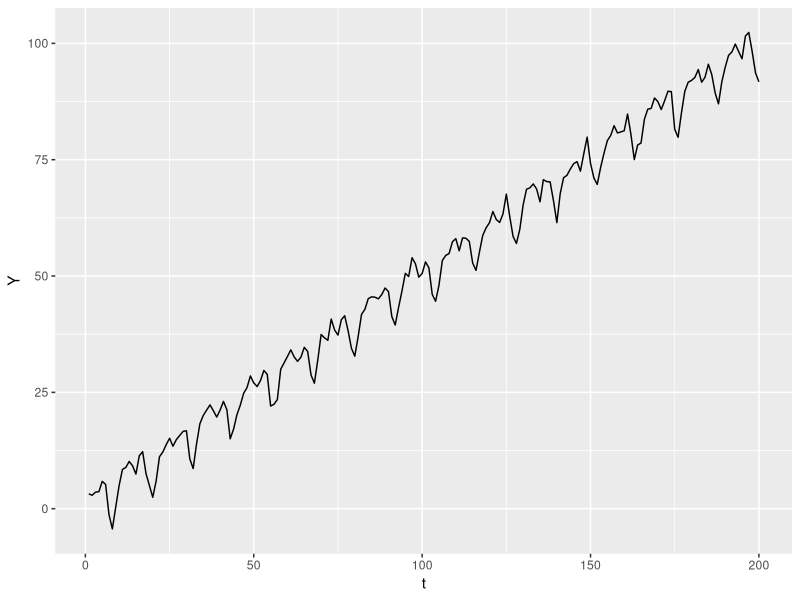
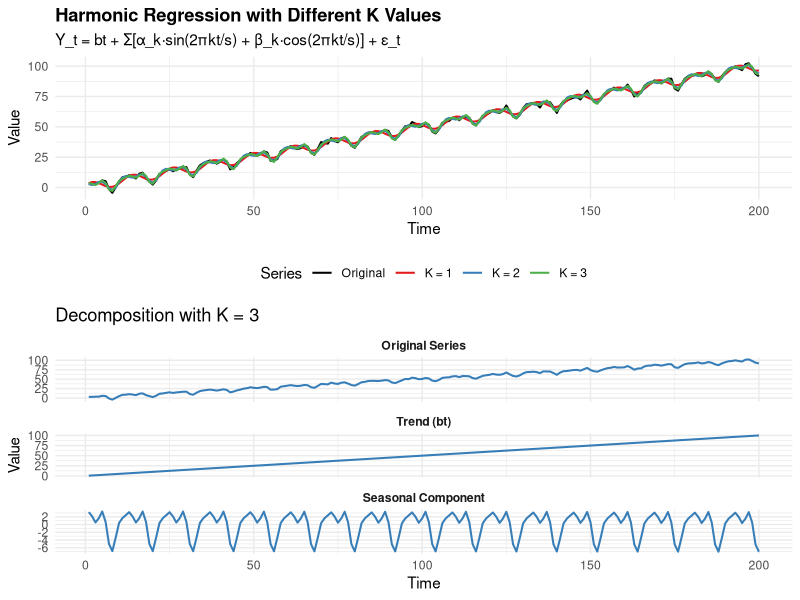
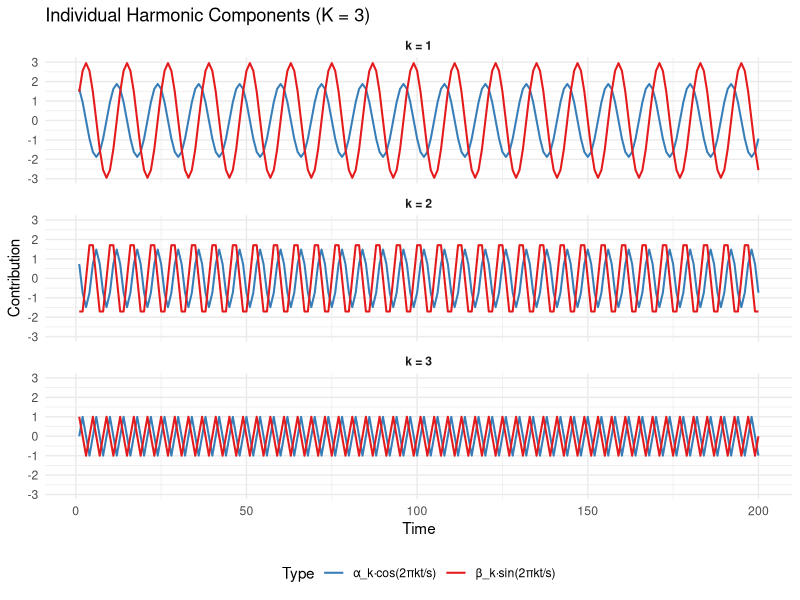

Here is the R script that generated these plots, in order:
# Harmonic Regression: Modeling Seasonality with Sin and Cos Functions
# ========================================================================

# Load required libraries
library(ggplot2)
library(gridExtra)

# Set seed for reproducibility
set.seed(123)

# Parameters
n <- 200              # Number of time points
s <- 12               # Period (e.g., 12 months for yearly seasonality)
b <- 0.5              # Trend coefficient
noise_sd <- 1        # Standard deviation of noise



# s = 12 for monthly data with yearly seasonality
# s = 4 for quarterly data with yearly seasonality
# s = 7 for daily data with weekly seasonality
# s = 52 for weekly data with yearly seasonality



# Generate time variable
t <- 1:n

# Create harmonic terms for different K values
K_values <- c(1, 2, 3)

# True seasonal component (using K=3 for illustration)
K_true <- 3
alpha_true <- c(3, -2, 1)
beta_true <- c(2, 1.5, -1)

# Generate true seasonal component
seasonal_true <- 0
for(k in 1:K_true) {
  seasonal_true <- seasonal_true + 
    alpha_true[k] * sin(2 * pi * k * t / s) + 
    beta_true[k] * cos(2 * pi * k * t / s)
}

# Generate synthetic time series: Y_t = trend + seasonality + noise
Y <- b * t + seasonal_true + rnorm(n, 0, noise_sd)
## We observe a trend and quite complicated seasonality!


data.frame(Y=Y, t=t) |>
  ggplot(aes(x=t, y=Y)) +
  geom_line()


# Function to create harmonic regressors and fit model
fit_harmonic <- function(Y, t, s, K) {
  # Create design matrix
  X <- matrix(1, nrow = length(t), ncol = 1 + 2*K + 1)
  X[, 2] <- t  # Trend
  
  for(k in 1:K) {
    X[, 2 + 2*k - 1] <- sin(2 * pi * k * t / s)  # s_k(t)
    X[, 2 + 2*k] <- cos(2 * pi * k * t / s)      # c_k(t)
  }
  
  # Fit linear model
  model <- lm(Y ~ X - 1)
  fitted_values <- fitted(model)
  
  # Calculate AIC
  aic <- AIC(model)
  
  list(model = model, fitted = fitted_values, aic = aic, X = X)
}

# Fit models with different K values
results <- list()
for(K in K_values) {
  results[[paste0("K", K)]] <- fit_harmonic(Y, t, s, K)
}

# Create comparison data frame
df_plot <- data.frame(
  Time = rep(t, length(K_values) + 1),
  Value = c(Y, sapply(results, function(x) x$fitted)),
  Series = factor(rep(c("Original", paste0("K = ", K_values)), 
                      each = length(t)),
                  levels = c("Original", paste0("K = ", K_values)))
)

# Plot 1: Original data with different K approximations
p1 <- ggplot(df_plot, aes(x = Time, y = Value, color = Series)) +
  geom_line(linewidth = 0.7) +
  scale_color_manual(values = c("black", "#E41A1C", "#377EB8", "#4DAF4A", "#984EA3")) +
  labs(title = "Harmonic Regression with Different K Values",
       subtitle = "Y_t = bt + Σ[α_k·sin(2πkt/s) + β_k·cos(2πkt/s)] + ε_t",
       x = "Time", y = "Value") +
  theme_minimal() +
  theme(legend.position = "bottom",
        plot.title = element_text(face = "bold"))

# Plot 2: Decomposition for K=3
fit_K3 <- results[["K3"]]
df_decomp <- data.frame(
  Time = rep(t, 3),
  Value = c(Y, b * t, fit_K3$fitted - b * t),
  Component = factor(rep(c("Original Series", "Trend (bt)", "Seasonal Component"), 
                         each = length(t)),
                     levels = c("Original Series", "Trend (bt)", "Seasonal Component"))
)

p2 <- ggplot(df_decomp, aes(x = Time, y = Value)) +
  geom_line(color = "#377EB8", linewidth = 0.7) +
  facet_wrap(~ Component, ncol = 1, scales = "free_y") +
  labs(title = "Decomposition with K = 3",
       x = "Time", y = "Value") +
  theme_minimal() +
  theme(strip.text = element_text(face = "bold"))

# Plot 3: Individual harmonic components for K=3
K <- 3
df_harmonics <- data.frame(
  Time = rep(t, K * 2),
  Value = numeric(length(t) * K * 2),
  Harmonic = factor(rep(rep(1:K, each = length(t)), 2)),
  Type = factor(rep(c("sin", "cos"), each = length(t) * K))
)

coefs <- coef(fit_K3$model)
for(k in 1:K) {
  idx_sin <- which(df_harmonics$Harmonic == k & df_harmonics$Type == "sin")
  idx_cos <- which(df_harmonics$Harmonic == k & df_harmonics$Type == "cos")
  
  df_harmonics$Value[idx_sin] <- coefs[2 + 2*k - 1] * sin(2 * pi * k * t / s)
  df_harmonics$Value[idx_cos] <- coefs[2 + 2*k] * cos(2 * pi * k * t / s)
}

p3 <- ggplot(df_harmonics, aes(x = Time, y = Value, color = Type)) +
  geom_line(linewidth = 0.7) +
  facet_wrap(~ Harmonic, ncol = 1, 
             labeller = labeller(Harmonic = function(x) paste0("k = ", x))) +
  scale_color_manual(values = c("sin" = "#E41A1C", "cos" = "#377EB8"),
                     labels = c("cos" = "α_k·cos(2πkt/s)", "sin" = "β_k·sin(2πkt/s)")) +
  labs(title = "Individual Harmonic Components (K = 3)",
       x = "Time", y = "Contribution") +
  theme_minimal() +
  theme(legend.position = "bottom",
        strip.text = element_text(face = "bold"))

# Display plots
grid.arrange(p1, p2, ncol = 1)
print(p3)

# Print AIC comparison
cat("\n=== Model Comparison (AICc) ===\n")
aic_table <- data.frame(
  K = K_values,
  AIC = sapply(results, function(x) x$aic),
  Parameters = 2 + 2*K_values + 1  # intercept + trend + 2K harmonics + sigma^2
)
print(aic_table)
cat("\nBest model: K =", aic_table$K[which.min(aic_table$AIC)], 
    "(lowest AIC)\n")

##AIC manages to find the corect model!!

# Print coefficients for K=3
cat("\n=== Fitted Coefficients (K = 3) ===\n")
coef_K3 <- coef(fit_K3$model)
cat(sprintf("Trend (b): %.4f\n", coef_K3[2]))
for(k in 1:3) {
  cat(sprintf("α_%d (sin): %.4f, β_%d (cos): %.4f\n", 
              k, coef_K3[2 + 2*k - 1], k, coef_K3[2 + 2*k]))
}
